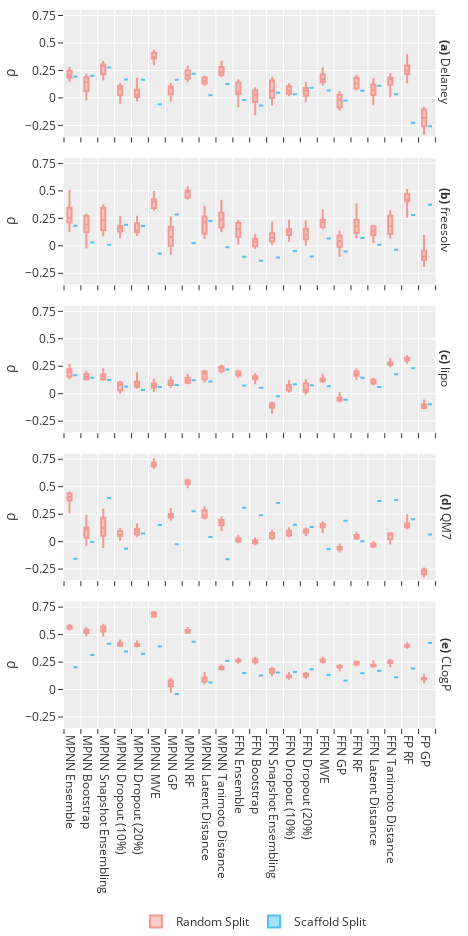

The cell this chart's notebook holds for it:
### Code cell
fig = px.box(evaluations_df,
             x="Estimator",
             y="Spearman's Coefficient",
             color="Split",
             facet_row="Data Set",
             points=False,
             height=468*2,
             width=234*2,
             color_discrete_sequence=["#f49a94", "#50c2f2"],
             range_y=[-0.35, 0.8], labels={"Spearman's Coefficient": "\u03C1"})

fig.update_layout(legend=dict(xanchor='center', x=0.5, y=-0.25, orientation='h', title=None),
                  margin=go.layout.Margin(
                    l=25,
                    r=25,
                    b=0,
                    t=10,
                    pad=0),
                  autosize=False,
                  font=dict(
                      size=12),
                 )

fig.update_xaxes(
    ticks="outside",
    tickson="boundaries",
    title=None
)

fig.update_yaxes( 
        tickmode = 'linear',
        tick0 = 0.0,
        dtick = 0.25)

fig.for_each_annotation(update_label)

fig.show()

### Figure 1 — Plotly figure (JSON) as saved in the notebook; plotly's stock layout.template omitted (floating-point values rounded to 4 significant figures; data arrays with more than 128 entries replaced by an {"elided": "..."} marker saying what was removed)
{"data": [{"alignmentgroup": "True", "boxpoints": false, "hoverlabel": {"namelength": 0}, "hovertemplate": "Split=Random Split<br>Data Set=Delaney<br>Estimator=%{x}<br>ρ=%{y}", "legendgroup": "Random Split", "marker": {"color": "#f49a94"}, "name": "Random Split", "notched": false, "offsetgroup": "Random Split", "orientation": "v", "showlegend": true, "type": "box", "x": {"elided": "176 str values"}, "x0": " ", "xaxis": "x5", "y": {"elided": "176 float values"}, "y0": " ", "yaxis": "y5"}, {"alignmentgroup": "True", "boxpoints": false, "hoverlabel": {"namelength": 0}, "hovertemplate": "Split=Random Split<br>Data Set=freesolv<br>Estimator=%{x}<br>ρ=%{y}", "legendgroup": "Random Split", "marker": {"color": "#f49a94"}, "name": "Random Split", "notched": false, "offsetgroup": "Random Split", "orientation": "v", "showlegend": false, "type": "box", "x": {"elided": "176 str values"}, "x0": " ", "xaxis": "x4", "y": {"elided": "176 float values"}, "y0": " ", "yaxis": "y4"}, {"alignmentgroup": "True", "boxpoints": false, "hoverlabel": {"namelength": 0}, "hovertemplate": "Split=Random Split<br>Data Set=lipo<br>Estimator=%{x}<br>ρ=%{y}", "legendgroup": "Random Split", "marker": {"color": "#f49a94"}, "name": "Random Split", "notched": false, "offsetgroup": "Random Split", "orientation": "v", "showlegend": false, "type": "box", "x": {"elided": "176 str values"}, "x0": " ", "xaxis": "x3", "y": {"elided": "176 float values"}, "y0": " ", "yaxis": "y3"}, {"alignmentgroup": "True", "boxpoints": false, "hoverlabel": {"namelength": 0}, "hovertemplate": "Split=Random Split<br>Data Set=QM7<br>Estimator=%{x}<br>ρ=%{y}", "legendgroup": "Random Split", "marker": {"color": "#f49a94"}, "name": "Random Split", "notched": false, "offsetgroup": "Random Split", "orientation": "v", "showlegend": false, "type": "box", "x": {"elided": "176 str values"}, "x0": " ", "xaxis": "x2", "y": {"elided": "176 float values"}, "y0": " ", "yaxis": "y2"}, {"alignmentgroup": "True", "boxpoints": false, "hoverlabel": {"namelength": 0}, "hovertemplate": "Split=Random Split<br>Data Set=CLogP<br>Estimator=%{x}<br>ρ=%{y}", "legendgroup": "Random Split", "marker": {"color": "#f49a94"}, "name": "Random Split", "notched": false, "offsetgroup": "Random Split", "orientation": "v", "showlegend": false, "type": "box", "x": {"elided": "176 str values"}, "x0": " ", "xaxis": "x", "y": {"elided": "176 float values"}, "y0": " ", "yaxis": "y"}, {"alignmentgroup": "True", "boxpoints": false, "hoverlabel": {"namelength": 0}, "hovertemplate": "Split=Scaffold Split<br>Data Set=Delaney<br>Estimator=%{x}<br>ρ=%{y}", "legendgroup": "Scaffold Split", "marker": {"color": "#50c2f2"}, "name": "Scaffold Split", "notched": false, "offsetgroup": "Scaffold Split", "orientation": "v", "showlegend": true, "type": "box", "x": ["MPNN Ensemble", "MPNN Bootstrap", "MPNN Snapshot Ensembling", "MPNN Dropout (10%)", "MPNN Dropout (20%)", "MPNN MVE", "MPNN GP", "MPNN RF", "MPNN Latent Distance", "MPNN Tanimoto Distance", "FFN Ensemble", "FFN Bootstrap", "FFN Snapshot Ensembling", "FFN Dropout (10%)", "FFN Dropout (20%)", "FFN MVE", "FFN GP", "FFN RF", "FFN Latent Distance", "FFN Tanimoto Distance", "FP RF", "FP GP"], "x0": " ", "xaxis": "x5", "y": [0.193, 0.201, 0.2766, 0.1682, 0.1646, -0.05739, 0.1649, 0.2194, 0.02406, 0.1267, -0.01991, -0.06829, 0.04667, 0.03327, 0.09226, 0.0674, -0.0227, 0.06584, 0.1097, 0.03374, -0.2256, -0.2583], "y0": " ", "yaxis": "y5"}, {"alignmentgroup": "True", "boxpoints": false, "hoverlabel": {"namelength": 0}, "hovertemplate": "Split=Scaffold Split<br>Data Set=freesolv<br>Estimator=%{x}<br>ρ=%{y}", "legendgroup": "Scaffold Split", "marker": {"color": "#50c2f2"}, "name": "Scaffold Split", "notched": false, "offsetgroup": "Scaffold Split", "orientation": "v", "showlegend": false, "type": "box", "x": ["MPNN Ensemble", "MPNN Bootstrap", "MPNN Snapshot Ensembling", "MPNN Dropout (10%)", "MPNN Dropout (20%)", "MPNN MVE", "MPNN GP", "MPNN RF", "MPNN Latent Distance", "MPNN Tanimoto Distance", "FFN Ensemble", "FFN Bootstrap", "FFN Snapshot Ensembling", "FFN Dropout (10%)", "FFN Dropout (20%)", "FFN MVE", "FFN GP", "FFN RF", "FFN Latent Distance", "FFN Tanimoto Distance", "FP RF", "FP GP"], "x0": " ", "xaxis": "x4", "y": [0.1827, 0.0293, 0.00959, 0.1914, 0.1797, -0.07011, 0.2854, 0.02601, 0.2263, -0.01234, -0.09992, -0.136, -0.1055, -0.04784, -0.09701, 0.06668, -0.05207, 0.07142, 0.009658, -0.03662, 0.2796, 0.3742], "y0": " ", "yaxis": "y4"}, {"alignmentgroup": "True", "boxpoints": false, "hoverlabel": {"namelength": 0}, "hovertemplate": "Split=Scaffold Split<br>Data Set=lipo<br>Estimator=%{x}<br>ρ=%{y}", "legendgroup": "Scaffold Split", "marker": {"color": "#50c2f2"}, "name": "Scaffold Split", "notched": false, "offsetgroup": "Scaffold Split", "orientation": "v", "showlegend": false, "type": "box", "x": ["MPNN Ensemble", "MPNN Bootstrap", "MPNN Snapshot Ensembling", "MPNN Dropout (10%)", "MPNN Dropout (20%)", "MPNN MVE", "MPNN GP", "MPNN RF", "MPNN Latent Distance", "MPNN Tanimoto Distance", "FFN Ensemble", "FFN Bootstrap", "FFN Snapshot Ensembling", "FFN Dropout (10%)", "FFN Dropout (20%)", "FFN MVE", "FFN GP", "FFN RF", "FFN Latent Distance", "FFN Tanimoto Distance", "FP RF", "FP GP"], "x0": " ", "xaxis": "x3", "y": [0.1687, 0.1448, 0.1254, 0.06486, 0.0347, 0.06033, 0.0789, 0.1222, 0.1104, 0.2198, 0.07427, 0.05396, -0.023, 0.08648, 0.07688, 0.06706, -0.05394, 0.1457, 0.06047, 0.1771, 0.2319, -0.09545], "y0": " ", "yaxis": "y3"}, {"alignmentgroup": "True", "boxpoints": false, "hoverlabel": {"namelength": 0}, "hovertemplate": "Split=Scaffold Split<br>Data Set=QM7<br>Estimator=%{x}<br>ρ=%{y}", "legendgroup": "Scaffold Split", "marker": {"color": "#50c2f2"}, "name": "Scaffold Split", "notched": false, "offsetgroup": "Scaffold Split", "orientation": "v", "showlegend": false, "type": "box", "x": ["MPNN Ensemble", "MPNN Bootstrap", "MPNN Snapshot Ensembling", "MPNN Dropout (10%)", "MPNN Dropout (20%)", "MPNN MVE", "MPNN GP", "MPNN RF", "MPNN Latent Distance", "MPNN Tanimoto Distance", "FFN Ensemble", "FFN Bootstrap", "FFN Snapshot Ensembling", "FFN Dropout (10%)", "FFN Dropout (20%)", "FFN MVE", "FFN GP", "FFN RF", "FFN Latent Distance", "FFN Tanimoto Distance", "FP RF", "FP GP"], "x0": " ", "xaxis": "x2", "y": [-0.1567, -0.003501, 0.3964, -0.06537, 0.07396, 0.1505, -0.02406, 0.2761, 0.04183, -0.1595, 0.3091, 0.2407, 0.3505, 0.1525, 0.1321, -0.0677, 0.1906, 0.00303, 0.3692, 0.3782, 0.2025, 0.06455], "y0": " ", "yaxis": "y2"}, {"alignmentgroup": "True", "boxpoints": false, "hoverlabel": {"namelength": 0}, "hovertemplate": "Split=Scaffold Split<br>Data Set=CLogP<br>Estimator=%{x}<br>ρ=%{y}", "legendgroup": "Scaffold Split", "marker": {"color": "#50c2f2"}, "name": "Scaffold Split", "notched": false, "offsetgroup": "Scaffold Split", "orientation": "v", "showlegend": false, "type": "box", "x": ["MPNN Ensemble", "MPNN Bootstrap", "MPNN Snapshot Ensembling", "MPNN Dropout (10%)", "MPNN Dropout (20%)", "MPNN MVE", "MPNN GP", "MPNN RF", "MPNN Latent Distance", "MPNN Tanimoto Distance", "FFN Ensemble", "FFN Bootstrap", "FFN Snapshot Ensembling", "FFN Dropout (10%)", "FFN Dropout (20%)", "FFN MVE", "FFN GP", "FFN RF", "FFN Latent Distance", "FFN Tanimoto Distance", "FP RF", "FP GP"], "x0": " ", "xaxis": "x", "y": [0.2031, 0.3134, 0.4158, 0.3451, 0.3253, 0.3916, -0.03999, 0.4356, 0.06452, 0.263, 0.1497, 0.1281, 0.1544, 0.1602, 0.1854, 0.1314, 0.08153, 0.1486, 0.1708, 0.1111, 0.1913, 0.4243], "y0": " ", "yaxis": "y"}], "layout": {"annotations": [{"font": {}, "showarrow": false, "text": "<b>(e)</b> CLogP", "textangle": 90, "x": 0.98, "xanchor": "left", "xref": "paper", "y": 0.088, "yanchor": "middle", "yref": "paper"}, {"font": {}, "showarrow": false, "text": "<b>(d)</b> QM7", "textangle": 90, "x": 0.98, "xanchor": "left", "xref": "paper", "y": 0.294, "yanchor": "middle", "yref": "paper"}, {"font": {}, "showarrow": false, "text": "<b>(c)</b> lipo", "textangle": 90, "x": 0.98, "xanchor": "left", "xref": "paper", "y": 0.5, "yanchor": "middle", "yref": "paper"}, {"font": {}, "showarrow": false, "text": "<b>(b)</b> freesolv", "textangle": 90, "x": 0.98, "xanchor": "left", "xref": "paper", "y": 0.706, "yanchor": "middle", "yref": "paper"}, {"font": {}, "showarrow": false, "text": "<b>(a)</b> Delaney", "textangle": 90, "x": 0.98, "xanchor": "left", "xref": "paper", "y": 0.912, "yanchor": "middle", "yref": "paper"}], "autosize": false, "boxmode": "group", "font": {"size": 12}, "height": 936, "legend": {"orientation": "h", "title": {}, "tracegroupgap": 0, "x": 0.5, "xanchor": "center", "y": -0.25}, "margin": {"b": 0, "l": 25, "pad": 0, "r": 25, "t": 10}, "width": 468, "xaxis": {"anchor": "y", "domain": [0, 0.98], "ticks": "outside", "tickson": "boundaries", "title": {}}, "xaxis2": {"anchor": "y2", "domain": [0, 0.98], "matches": "x", "showticklabels": false, "ticks": "outside", "tickson": "boundaries", "title": {}}, "xaxis3": {"anchor": "y3", "domain": [0, 0.98], "matches": "x", "showticklabels": false, "ticks": "outside", "tickson": "boundaries", "title": {}}, "xaxis4": {"anchor": "y4", "domain": [0, 0.98], "matches": "x", "showticklabels": false, "ticks": "outside", "tickson": "boundaries", "title": {}}, "xaxis5": {"anchor": "y5", "domain": [0, 0.98], "matches": "x", "showticklabels": false, "ticks": "outside", "tickson": "boundaries", "title": {}}, "yaxis": {"anchor": "x", "domain": [0, 0.176], "dtick": 0.25, "range": [-0.35, 0.8], "tick0": 0, "tickmode": "linear", "title": {"text": "ρ"}}, "yaxis2": {"anchor": "x2", "domain": [0.206, 0.382], "dtick": 0.25, "matches": "y", "range": [-0.35, 0.8], "tick0": 0, "tickmode": "linear", "title": {"text": "ρ"}}, "yaxis3": {"anchor": "x3", "domain": [0.412, 0.588], "dtick": 0.25, "matches": "y", "range": [-0.35, 0.8], "tick0": 0, "tickmode": "linear", "title": {"text": "ρ"}}, "yaxis4": {"anchor": "x4", "domain": [0.618, 0.794], "dtick": 0.25, "matches": "y", "range": [-0.35, 0.8], "tick0": 0, "tickmode": "linear", "title": {"text": "ρ"}}, "yaxis5": {"anchor": "x5", "domain": [0.824, 1], "dtick": 0.25, "matches": "y", "range": [-0.35, 0.8], "tick0": 0, "tickmode": "linear", "title": {"text": "ρ"}}}}
